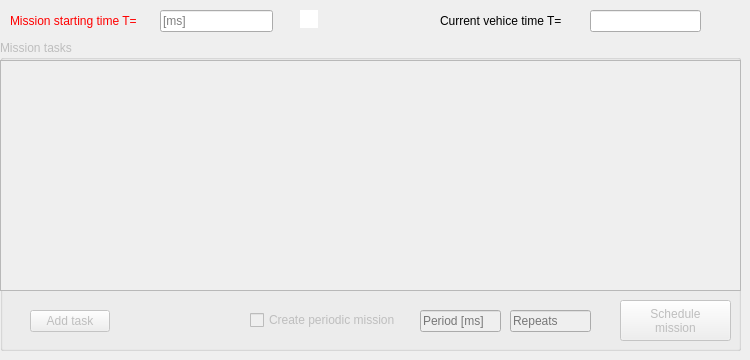
    <widget class="QWidget" name="tab_3">
     <attribute name="title">
      <string>Mission planner</string>
     </attribute>
     <widget class="QLabel" name="mStart_L">
      <property name="geometry">
       <rect>
        <x>10</x>
        <y>10</y>
        <width>281</width>
        <height>21</height>
       </rect>
      </property>
      <property name="styleSheet">
       <string notr="true">color:#FF0000;</string>
      </property>
      <property name="text">
       <string>Mission starting time T=                                s</string>
      </property>
     </widget>
     <widget class="QLineEdit" name="mStart_LE">
      <property name="enabled">
       <bool>true</bool>
      </property>
      <property name="geometry">
       <rect>
        <x>160</x>
        <y>10</y>
        <width>113</width>
        <height>22</height>
       </rect>
      </property>
      <property name="placeholderText">
       <string>[ms]</string>
      </property>
     </widget>
     <widget class="QGroupBox" name="missionT_GB">
      <property name="enabled">
       <bool>false</bool>
      </property>
      <property name="geometry">
       <rect>
        <x>0</x>
        <y>40</y>
        <width>741</width>
        <height>311</height>
       </rect>
      </property>
      <property name="styleSheet">
       <string notr="true"/>
      </property>
      <property name="title">
       <string>Mission tasks</string>
      </property>
      <widget class="QPushButton" name="addTask_PB">
       <property name="geometry">
        <rect>
         <x>30</x>
         <y>270</y>
         <width>80</width>
         <height>22</height>
        </rect>
       </property>
       <property name="text">
        <string>Add task</string>
       </property>
      </widget>
      <widget class="QScrollArea" name="missionScroll_SA">
       <property name="geometry">
        <rect>
         <x>0</x>
         <y>20</y>
         <width>741</width>
         <height>231</height>
        </rect>
       </property>
       <property name="horizontalScrollBarPolicy">
        <enum>Qt::ScrollBarAlwaysOff</enum>
       </property>
       <property name="widgetResizable">
        <bool>true</bool>
       </property>
       <widget class="QWidget" name="scrollAreaWidgetContents">
        <property name="geometry">
         <rect>
          <x>0</x>
          <y>0</y>
          <width>739</width>
          <height>229</height>
         </rect>
        </property>
        <property name="sizePolicy">
         <sizepolicy hsizetype="MinimumExpanding" vsizetype="MinimumExpanding">
          <horstretch>0</horstretch>
          <verstretch>0</verstretch>
         </sizepolicy>
        </property>
       </widget>
      </widget>
      <widget class="QPushButton" name="schedMiss_PB">
       <property name="geometry">
        <rect>
         <x>620</x>
         <y>260</y>
         <width>111</width>
         <height>41</height>
        </rect>
       </property>
       <property name="text">
        <string>Schedule
mission</string>
       </property>
      </widget>
      <widget class="QCheckBox" name="missPer_CB">
       <property name="geometry">
        <rect>
         <x>250</x>
         <y>270</y>
         <width>171</width>
         <height>20</height>
        </rect>
       </property>
       <property name="text">
        <string>Create periodic mission</string>
       </property>
      </widget>
      <widget class="QLineEdit" name="missPer_LE">
       <property name="geometry">
        <rect>
         <x>420</x>
         <y>270</y>
         <width>81</width>
         <height>22</height>
        </rect>
       </property>
       <property name="placeholderText">
        <string>Period [ms]</string>
       </property>
      </widget>
      <widget class="QLineEdit" name="missRep_LE">
       <property name="geometry">
        <rect>
         <x>510</x>
         <y>270</y>
         <width>81</width>
         <height>22</height>
        </rect>
       </property>
       <property name="toolTip">
        <string>&lt;html&gt;&lt;head/&gt;&lt;body&gt;&lt;p&gt;Number of times to repeat the mission&lt;/p&gt;&lt;p&gt;Set to -1 for infinite number of repeats&lt;/p&gt;&lt;/body&gt;&lt;/html&gt;</string>
       </property>
       <property name="text">
        <string/>
       </property>
       <property name="placeholderText">
        <string>Repeats</string>
       </property>
      </widget>
     </widget>
     <widget class="QLabel" name="mUtime_L_2">
      <property name="geometry">
       <rect>
        <x>440</x>
        <y>10</y>
        <width>291</width>
        <height>21</height>
       </rect>
      </property>
      <property name="text">
       <string>Current vehice time T=                                 s</string>
      </property>
     </widget>
     <widget class="QLineEdit" name="mUtime_LE_2">
      <property name="enabled">
       <bool>true</bool>
      </property>
      <property name="geometry">
       <rect>
        <x>590</x>
        <y>10</y>
        <width>111</width>
        <height>22</height>
       </rect>
      </property>
      <property name="focusPolicy">
       <enum>Qt::NoFocus</enum>
      </property>
      <property name="text">
       <string/>
      </property>
     </widget>
     <widget class="QGraphicsView" name="warn_GV">
      <property name="geometry">
       <rect>
        <x>300</x>
        <y>10</y>
        <width>18</width>
        <height>18</height>
       </rect>
      </property>
      <property name="mouseTracking">
       <bool>true</bool>
      </property>
      <property name="toolTip">
       <string extracomment="Priority inversion event: Module emitted a lower-priority event after prevoiusly emitting a higher priority one. This doesn't necessarily points to module malfunctioning but it be an indicator. Try to reboot the module.">&lt;html&gt;&lt;head/&gt;&lt;body&gt;&lt;p&gt;WARNING&lt;/p&gt;&lt;p&gt;Mission is scheduled in past according to vehicle's&lt;/p&gt;&lt;p&gt;internal timer. This means that all tasks will be &lt;/p&gt;&lt;p&gt;executed as soon as they arrive at vehicle.&lt;/p&gt;&lt;/body&gt;&lt;/html&gt;</string>
      </property>
      <property name="styleSheet">
       <string notr="true">background-image:url(:/new/prefix1/imgs/danger.png);
background-repeat:no-repeat;</string>
      </property>
      <property name="frameShape">
       <enum>QFrame::NoFrame</enum>
      </property>
     </widget>
    </widget>
